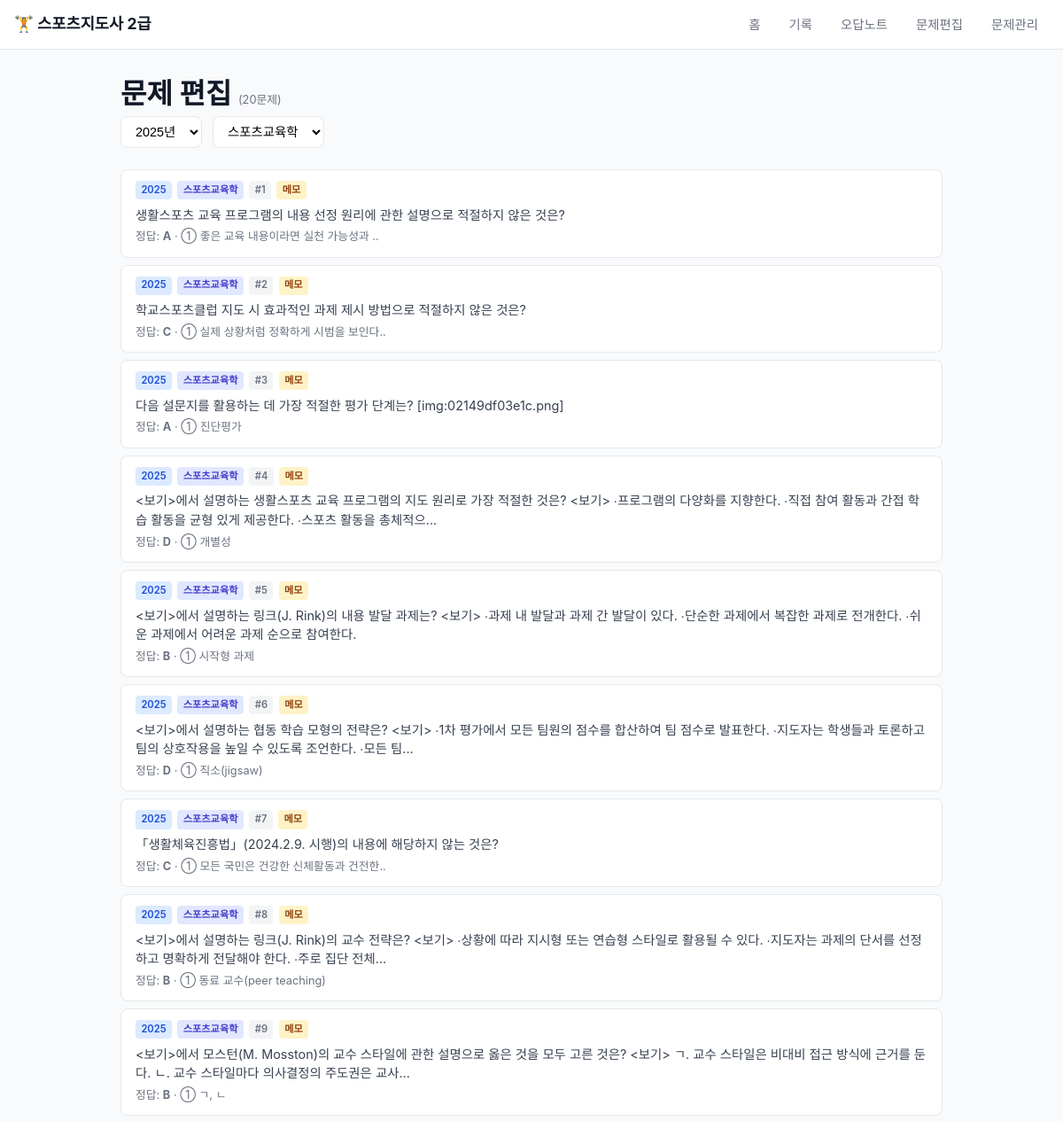
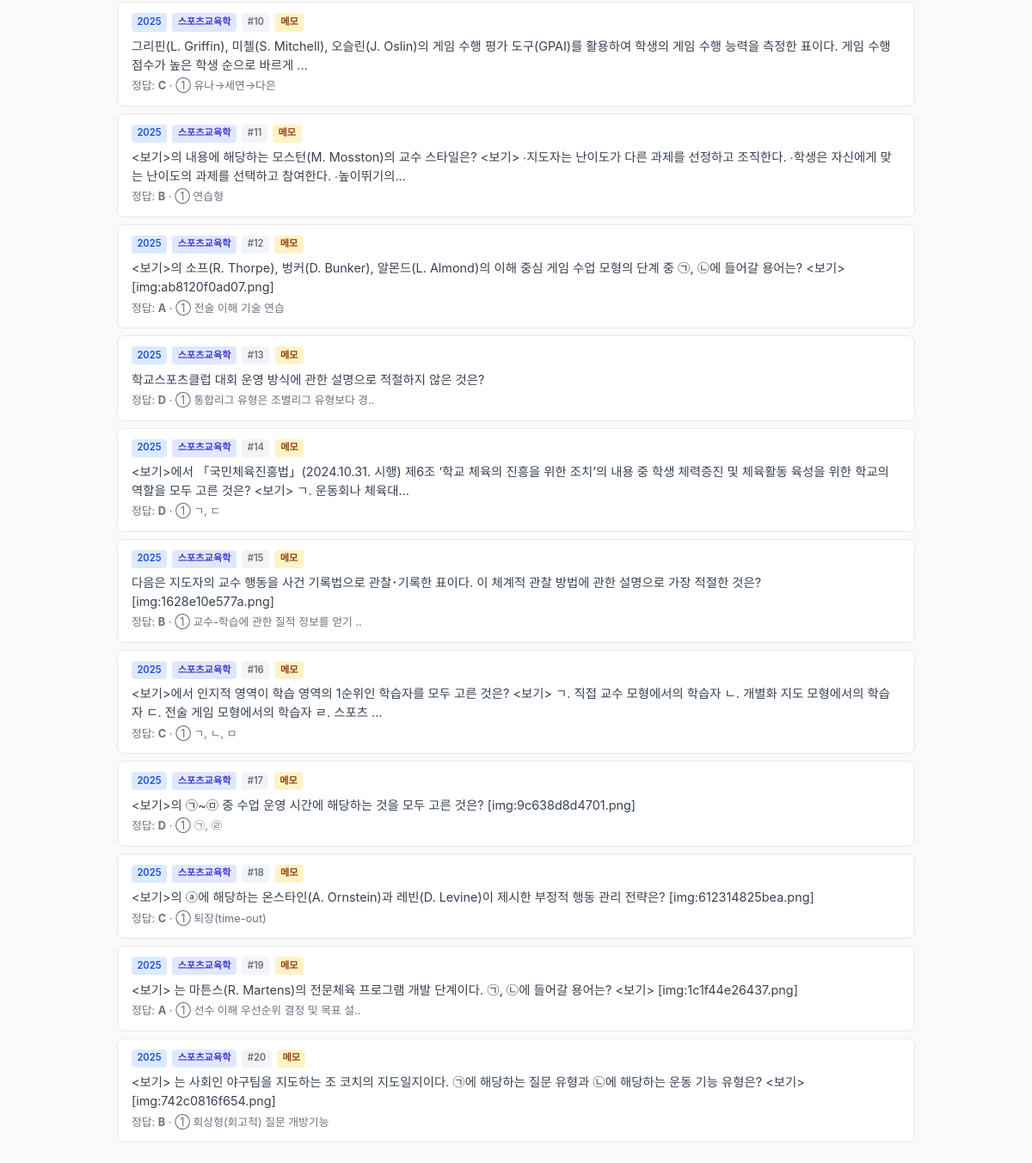
Page /edit on the committed database (2 pictures, top to bottom).
### tables this page shows
CREATE TABLE questions (
    id              INTEGER PRIMARY KEY AUTOINCREMENT,
    subject_id      INTEGER NOT NULL REFERENCES subjects(id),
    question_type   TEXT NOT NULL CHECK(question_type IN ('multiple_choice', 'oral')),
    question_text   TEXT NOT NULL,
    option_a        TEXT,
    option_b        TEXT,
    option_c        TEXT,
    option_d        TEXT,
    correct_answer  TEXT NOT NULL,
    explanation     TEXT,
    difficulty      INTEGER DEFAULT 2 CHECK(difficulty BETWEEN 1 AND 3),
    exam_year       TEXT,
    exam_type       TEXT,
    question_number INTEGER,
    source          TEXT,
    created_at      TEXT DEFAULT (datetime('now'))
, comment TEXT);

CREATE TABLE subjects (
    id          INTEGER PRIMARY KEY AUTOINCREMENT,
    name        TEXT NOT NULL UNIQUE,
    category    TEXT NOT NULL CHECK(category IN ('written', 'oral')),
    description TEXT,
    created_at  TEXT DEFAULT (datetime('now'))
);

### app.py (the view)
@app.route('/edit')
def edit_list():
    db = get_db()
    page = request.args.get('page', 1, type=int)
    per_page = 20
    subjects = db.execute('SELECT DISTINCT name FROM subjects WHERE category = "written" ORDER BY name').fetchall()
    years = db.execute('SELECT DISTINCT exam_year FROM questions WHERE exam_year IS NOT NULL AND exam_year != "" ORDER BY exam_year DESC').fetchall()
    subject_filter = request.args.get('subject', subjects[0]['name'] if subjects else '')
    year_filter = request.args.get('year', years[0]['exam_year'] if years else '')
    query = '''
        SELECT q.*, s.name as subject_name
        FROM questions q
        JOIN subjects s ON q.subject_id = s.id
        WHERE s.name = ? AND q.exam_year = ?
    '''
    count_query = 'SELECT COUNT(*) FROM questions q JOIN subjects s ON q.subject_id = s.id WHERE s.name = ? AND q.exam_year = ?'
    params = [subject_filter, year_filter]
    total = db.execute(count_query, params).fetchone()[0]
    total_pages = (total + per_page - 1) // per_page
    query += ' ORDER BY q.exam_year DESC, s.name, q.question_number LIMIT ? OFFSET ?'
    questions = db.execute(query, params + [per_page, (page - 1) * per_page]).fetchall()
    return render_template('edit.html',
                           questions=questions, subjects=subjects, years=years,
                           current_subject=subject_filter, current_year=year_filter,
                           page=page, total_pages=total_pages, total=total)

### app.py (called while the page is built)
def get_db():
    if 'db' not in g:
        os.makedirs(os.path.dirname(DB_PATH), exist_ok=True)
        g.db = sqlite3.connect(DB_PATH)
        g.db.row_factory = sqlite3.Row
        g.db.execute('PRAGMA foreign_keys = ON')
    return g.db

### templates/edit.html (shortened to what this page needs)
{% extends "base.html" %}
{% block content %}
<h1>문제 편집 <small class="text-muted">({{ total }}문제)</small></h1>
<div class="edit-filters">
    <form action="/edit" method="GET" class="filter-form">
        <select name="year" onchange="this.form.submit()">
            {% for y in years %}
            <option value="{{ y.exam_year }}" {{ 'selected' if current_year == y.exam_year }}>{{ y.exam_year }}년</option>
            {% endfor %}
        </select>
        <select name="subject" onchange="this.form.submit()">
            {% for s in subjects %}
            <option value="{{ s.name }}" {{ 'selected' if current_subject == s.name }}>{{ s.name }}</option>
            {% endfor %}
        </select>
    </form>
</div>
{% if questions %}
<div class="edit-list">
    {% for q in questions %}
    <a href="/edit/{{ q.id }}?return_url={{ request.url|urlencode }}" class="edit-item">
        <div class="edit-item-meta">
            {% if q.exam_year %}
            <span class="edit-tag year">{{ q.exam_year }}</span>
            {% endif %}
            <span class="edit-tag subject">{{ q.subject_name }}</span>
            {% if q.question_number %}
            <span class="edit-tag num">#{{ q.question_number }}</span>
            {% endif %}
            {% if q.comment %}
            <span class="edit-tag comment-tag">메모</span>
            {% endif %}
        </div>
        <div class="edit-item-text">{{ q.question_text[:120] }}{% if q.question_text|length > 120 %}...{% endif %}</div>
        <div class="edit-item-answer">
            정답: <strong>{{ q.correct_answer }}</strong>
            {% if q.option_a %}
            · ① {{ q.option_a[:20] }}{% if q.option_a|length > 20 %}..{% endif %}
            {% endif %}
        </div>
    </a>
    {% endfor %}
</div>
{% else %}
<p class="empty-message">필터 조건에 맞는 문제가 없습니다.</p>
{% endif %}
{% endblock %}

### static/style.css (style rules this page uses)
* { margin: 0; padding: 0; box-sizing: border-box; }
:root { --primary: #2563eb; --primary-dark: #1d4ed8; --success: #16a34a; --danger: #dc2626; --warning: #f59e0b; --gray-50: #f9fafb; --gray-100: #f3f4f6; --gray-200: #e5e7eb; --gray-300: #d1d5db; --gray-500: #6b7280; --gray-700: #374151; --gray-900: #111827; --radius: 8px; }
body { font-family: -apple-system, BlinkMacSystemFont, 'Segoe UI', sans-serif; background: var(--gray-50); color: var(--gray-900); line-height: 1.6; }
.text-muted { font-size: 0.8rem; color: var(--gray-500); font-weight: 400; }
.edit-filters { margin-bottom: 1.5rem; }
.filter-form { display: flex; gap: 0.75rem; }
.filter-form select { padding: 0.5rem 0.75rem; border: 1px solid var(--gray-200); border-radius: var(--radius); font-size: 0.9rem; background: white; }
.edit-list { display: flex; flex-direction: column; gap: 0.5rem; }
.edit-item { display: block; padding: 0.75rem 1rem; background: white; border: 1px solid var(--gray-200); border-radius: var(--radius); text-decoration: none; color: inherit; transition: all 0.2s; }
.edit-item-meta { display: flex; gap: 0.4rem; margin-bottom: 0.4rem; flex-wrap: wrap; }
.edit-tag { padding: 0.1rem 0.4rem; border-radius: 4px; font-size: 0.7rem; font-weight: 600; }
.edit-tag.year { background: #dbeafe; color: #1d4ed8; }
.edit-tag.subject { background: #e0e7ff; color: #4338ca; }
.edit-tag.num { background: var(--gray-100); color: var(--gray-500); }
.edit-tag.comment-tag { background: #fef3c7; color: #92400e; }
.edit-item-text { font-size: 0.9rem; line-height: 1.5; color: var(--gray-700); margin-bottom: 0.25rem; }
.edit-item-answer { font-size: 0.8rem; color: var(--gray-500); }

### rows in the picture
questions: exam_year "2025", subject_name "스포츠교육학", question_number "1", shows "메모", question_text "생활스포츠 교육 프로그램의 내용 선정 원리에 관한 설명으로 적절하지 않은 것은?", correct_answer "A", option_a "좋은 교육 내용이라면 실천 가능성과"
questions: exam_year "2025", subject_name "스포츠교육학", question_number "2", shows "메모", question_text "학교스포츠클럽 지도 시 효과적인 과제 제시 방법으로 적절하지 않은 것은?", correct_answer "C", option_a "실제 상황처럼 정확하게 시범을 보인다"
questions: exam_year "2025", subject_name "스포츠교육학", question_number "3", shows "메모", question_text "다음 설문지를 활용하는 데 가장 적절한 평가 단계는? [img:02149df03e1c.png]", correct_answer "A", option_a "진단평가"
questions: exam_year "2025", subject_name "스포츠교육학", question_number "4", shows "메모", question_text "<보기>에서 설명하는 생활스포츠 교육 프로그램의 지도 원리로 가장 적절한 것은? <보기> ∙프로그램의 다양화를 지향한다. ∙직접 참여 활동과 간접 학습 활동을 균형 있게 제공한다. ∙스포츠 활동을 총체적으", correct_answer "D", option_a "개별성"
questions: exam_year "2025", subject_name "스포츠교육학", question_number "5", shows "메모", question_text "<보기>에서 설명하는 링크(J. Rink)의 내용 발달 과제는? <보기> ∙과제 내 발달과 과제 간 발달이 있다. ∙단순한 과제에서 복잡한 과제로 전개한다. ∙쉬운 과제에서 어려운 과제 순으로 참여한다.", correct_answer "B", option_a "시작형 과제"
questions: exam_year "2025", subject_name "스포츠교육학", question_number "6", shows "메모", question_text "<보기>에서 설명하는 협동 학습 모형의 전략은? <보기> ∙1차 평가에서 모든 팀원의 점수를 합산하여 팀 점수로 발표한다. ∙지도자는 학생들과 토론하고 팀의 상호작용을 높일 수 있도록 조언한다. ∙모든 팀", correct_answer "D", option_a "직소(jigsaw)"
questions: exam_year "2025", subject_name "스포츠교육학", question_number "7", shows "메모", question_text "「생활체육진흥법」(2024.2.9. 시행)의 내용에 해당하지 않는 것은?", correct_answer "C", option_a "모든 국민은 건강한 신체활동과 건전한"
questions: exam_year "2025", subject_name "스포츠교육학", question_number "8", shows "메모", question_text "<보기>에서 설명하는 링크(J. Rink)의 교수 전략은? <보기> ∙상황에 따라 지시형 또는 연습형 스타일로 활용될 수 있다. ∙지도자는 과제의 단서를 선정하고 명확하게 전달해야 한다. ∙주로 집단 전체", correct_answer "B", option_a "동료 교수(peer teaching)"
questions: exam_year "2025", subject_name "스포츠교육학", question_number "9", shows "메모", question_text "<보기>에서 모스턴(M. Mosston)의 교수 스타일에 관한 설명으로 옳은 것을 모두 고른 것은? <보기> ㄱ. 교수 스타일은 비대비 접근 방식에 근거를 둔다. ㄴ. 교수 스타일마다 의사결정의 주도권은 교사", correct_answer "B", option_a "ㄱ, ㄴ"
questions: exam_year "2025", subject_name "스포츠교육학", question_number "10", shows "메모", question_text "그리핀(L. Griffin), 미첼(S. Mitchell), 오슬린(J. Oslin)의 게임 수행 평가 도구(GPAI)를 활용하여 학생의 게임 수행 능력을 측정한 표이다. 게임 수행 점수가 높은 학생 순으로 바르게", correct_answer "C", option_a "유나→세연→다은"
questions: exam_year "2025", subject_name "스포츠교육학", question_number "11", shows "메모", question_text "<보기>의 내용에 해당하는 모스턴(M. Mosston)의 교수 스타일은? <보기> ∙지도자는 난이도가 다른 과제를 선정하고 조직한다. ∙학생은 자신에게 맞는 난이도의 과제를 선택하고 참여한다. ∙높이뛰기의", correct_answer "B", option_a "연습형"
questions: exam_year "2025", subject_name "스포츠교육학", question_number "12", shows "메모", question_text "<보기>의 소프(R. Thorpe), 벙커(D. Bunker), 알몬드(L. Almond)의 이해 중심 게임 수업 모형의 단계 중 ㉠, ㉡에 들어갈 용어는? <보기> [img:ab8120f0ad07.png]", correct_answer "A", option_a "전술 이해 기술 연습"
questions: exam_year "2025", subject_name "스포츠교육학", question_number "13", shows "메모", question_text "학교스포츠클럽 대회 운영 방식에 관한 설명으로 적절하지 않은 것은?", correct_answer "D", option_a "통합리그 유형은 조별리그 유형보다 경"
questions: exam_year "2025", subject_name "스포츠교육학", question_number "14", shows "메모", question_text "<보기>에서 「국민체육진흥법」(2024.10.31. 시행) 제6조 ‘학교 체육의 진흥을 위한 조치’의 내용 중 학생 체력증진 및 체육활동 육성을 위한 학교의 역할을 모두 고른 것은? <보기> ㄱ. 운동회나 체육대", correct_answer "D", option_a "ㄱ, ㄷ"
questions: exam_year "2025", subject_name "스포츠교육학", question_number "15", shows "메모", question_text "다음은 지도자의 교수 행동을 사건 기록법으로 관찰･기록한 표이다. 이 체계적 관찰 방법에 관한 설명으로 가장 적절한 것은? [img:1628e10e577a.png]", correct_answer "B", option_a "교수-학습에 관한 질적 정보를 얻기"
questions: exam_year "2025", subject_name "스포츠교육학", question_number "16", shows "메모", question_text "<보기>에서 인지적 영역이 학습 영역의 1순위인 학습자를 모두 고른 것은? <보기> ㄱ. 직접 교수 모형에서의 학습자 ㄴ. 개별화 지도 모형에서의 학습자 ㄷ. 전술 게임 모형에서의 학습자 ㄹ. 스포츠", correct_answer "C", option_a "ㄱ, ㄴ, ㅁ"
questions: exam_year "2025", subject_name "스포츠교육학", question_number "17", shows "메모", question_text "<보기>의 ㉠~㉤ 중 수업 운영 시간에 해당하는 것을 모두 고른 것은? [img:9c638d8d4701.png]", correct_answer "D", option_a "㉠, ㉣"
questions: exam_year "2025", subject_name "스포츠교육학", question_number "18", shows "메모", question_text "<보기>의 ⓐ에 해당하는 온스타인(A. Ornstein)과 레빈(D. Levine)이 제시한 부정적 행동 관리 전략은? [img:612314825bea.png]", correct_answer "C", option_a "퇴장(time-out)"
questions: exam_year "2025", subject_name "스포츠교육학", question_number "19", shows "메모", question_text "<보기> 는 마튼스(R. Martens)의 전문체육 프로그램 개발 단계이다. ㉠, ㉡에 들어갈 용어는? <보기> [img:1c1f44e26437.png]", correct_answer "A", option_a "선수 이해 우선순위 결정 및 목표 설"
questions: exam_year "2025", subject_name "스포츠교육학", question_number "20", shows "메모", question_text "<보기> 는 사회인 야구팀을 지도하는 조 코치의 지도일지이다. ㉠에 해당하는 질문 유형과 ㉡에 해당하는 운동 기능 유형은? <보기> [img:742c0816f654.png]", correct_answer "B", option_a "회상형(회고적) 질문 개방기능"

### other values in the picture
{{ total }} "20"
form field year "2025년"
form field subject "스포츠교육학"
